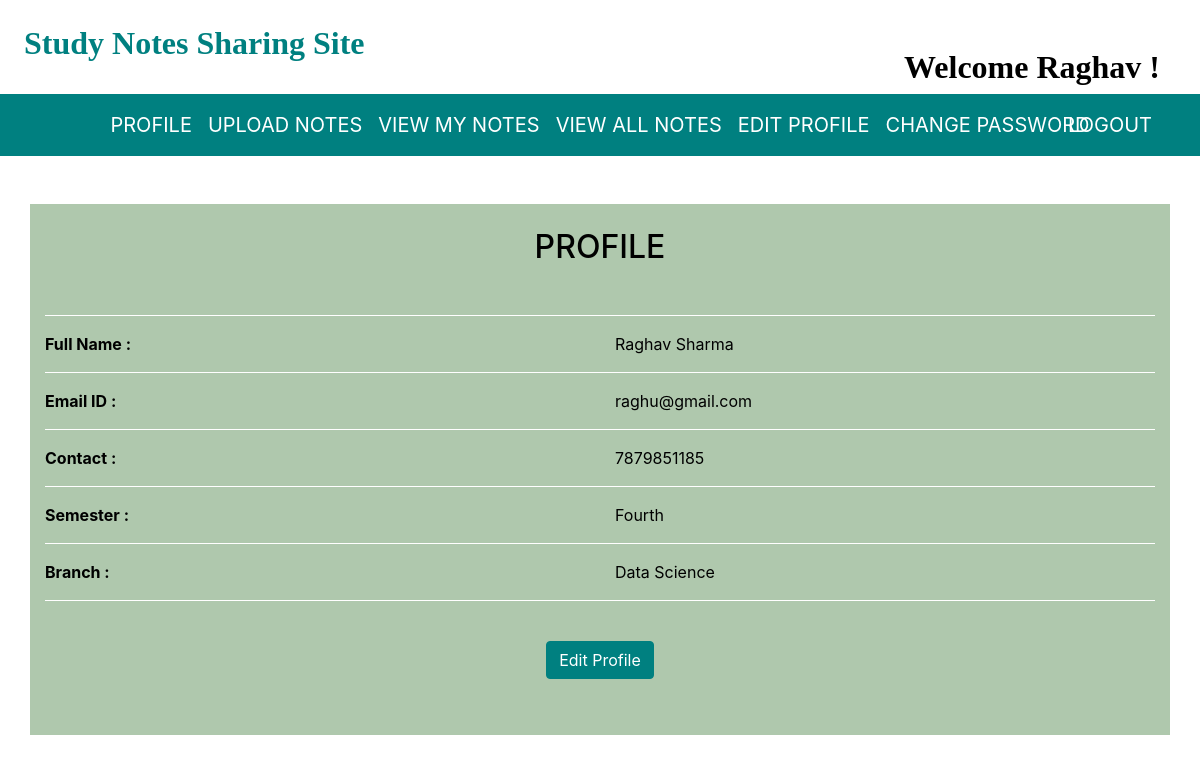
The page /profile (signed in) on the database its author committed.
### notes/models.py (models this page shows, shortened)
class Signup(models.Model):
    user = models.ForeignKey(User, on_delete=models.CASCADE)
    contact = models.CharField(max_length=10, null=True)
    branch = models.CharField(max_length=30)
    semester = models.CharField(max_length=30)
    role = models.CharField(max_length=15)

### notes/views.py (the view)
# urls.py: path('profile', profile, name='profile'),
def profile(request):
    if not request.user.is_authenticated:
        return redirect('userlogin')
    user = User.objects.get(id=request.user.id)
    data = Signup.objects.get(user=user)
    d = {'data': data, 'user': user}
    return render(request, 'profile.html', d)

### notes/templates/profile.html (shortened to what this page needs)
{% extends 'usernavigation.html' %}
{% load static %}
{% block body %}
<div class="container mt-5" style="background-color:#AFC8AD">
    <br>
    <h2 class="text-center"> PROFILE </h2><br>
    <hr>
    <div class="row">
        <div class="col-md-6">
            <b>Full Name :</b>
        </div>
        <div class="col-md-6">
            {{data.user.first_name}} {{data.user.last_name}}
        </div>
    </div>
    <hr>
    <div class="row">
        <div class="col-md-6">
            <b>Email ID :</b>
        </div>
        <div class="col-md-6">
            {{data.user.username}}
        </div>
    </div>
    <hr>
    <div class="row">
        <div class="col-md-6">
            <b>Contact :</b>
        </div>
        <div class="col-md-6">
            {{data.contact}}
        </div>
    </div>
    <hr>
    <div class="row">
        <div class="col-md-6">
            <b>Semester :</b>
        </div>
        <div class="col-md-6">
            {{data.semester}}
        </div>
    </div>
    <hr>
    <div class="row">
        <div class="col-md-6">
            <b>Branch :</b>
        </div>
        <div class="col-md-6">
            {{data.branch}}
        </div>
    </div>
    <hr>
    <h2 class="text-center"><a class="  btn btn-primary  mt-4" href="{% url 'edit_profile'%}">Edit Profile</a></h2>
    <br><br>
</div>
{% endblock %}

### notes/templates/usernavigation.html (shortened to what this page needs)
<html lang="en" xmlns="http://www.w3.org/1999/html">
<head>
    {% load static %}
    <link href="https://maxcdn.bootstrapcdn.com/bootstrap/4.3.1/css/bootstrap.min.css" rel="stylesheet">
    <link href="https://use.fontawesome.com/releases/v5.6.3/css/all.css"
 rel="stylesheet">
</head>
<link href="{% static 'css/mystyle.css'%}" rel="stylesheet">
<body>
<h2 style="padding : 2%"><span style="color:008080; font-family:playfair display; font-weight: bold">Study Notes Sharing Site</span>
    <span class="mt-4" style="position: absolute; right: 40px; font-weight: bold; font-family: 'poppins'; color: #black;">
      <span> Welcome {{request.user.first_name}}  ! </span>
  </span>
</h2>
<nav class="navbar navbar-expand-sm justify-content-center" style="background-color: #008080; font-size: 20px;">
    <ul class="navbar-nav">
        <li class="navbar-item">
            <a class="nav-link" href="{% url 'profile'%}" style="color: #FFFFFF;"> PROFILE </a>
        </li>
        <li class="navbar-item">
            <a class="nav-link" href="{% url 'upload_notes'%}" style="color: #FFFFFF;">UPLOAD NOTES
            </a>
        </li>
        <li class="navbar-item">
            <a class="nav-link" href="{% url 'view_mynotes'%}" style="color: #FFFFFF;">VIEW MY NOTES
            </a>
        </li>
        <li class="navbar-item">
            <a class="nav-link" href="{% url 'viewallnotes'%}" style="color: #FFFFFF;">VIEW ALL NOTES
            </a>
        </li>
        <li class="navbar-item">
            <a class="nav-link" href="{% url 'edit_profile'%}" style="color: #FFFFFF;"> EDIT PROFILE </a>
        </li>
        <li class="navbar-item">
            <a class="nav-link" href="{% url 'changepassword'%}" style="color: #FFFFFF;"> CHANGE PASSWORD </a>
        </li>
        <span style="position: absolute; right: 40px;">
<li class="navbar-item">
    <a class="nav-link" style="color: #FFFFFF;" href="{% url 'logout'%}">LOGOUT</a>
  </li>
  </span>
    </ul>
</nav>
</body>
</html>
{% block body %}
{% endblock %}

### notes/static/css/mystyle.css (style rules this page uses)
.nav-link { color: black; }

### notes/templates/profile.html (style rules this page uses)
body { background-color: #white; color: black; }
hr { border-color: white; }
.btn-primary { background-color: #008080; border-color: #008080; }

### rows shown on the page
Signup: user.first_name "Raghav", user.last_name "Sharma", user.username "raghu@gmail.com", contact "7879851185", semester "Fourth", branch "Data Science"

### other values the page prints
{{ request.user.first_name }} "Raghav"
